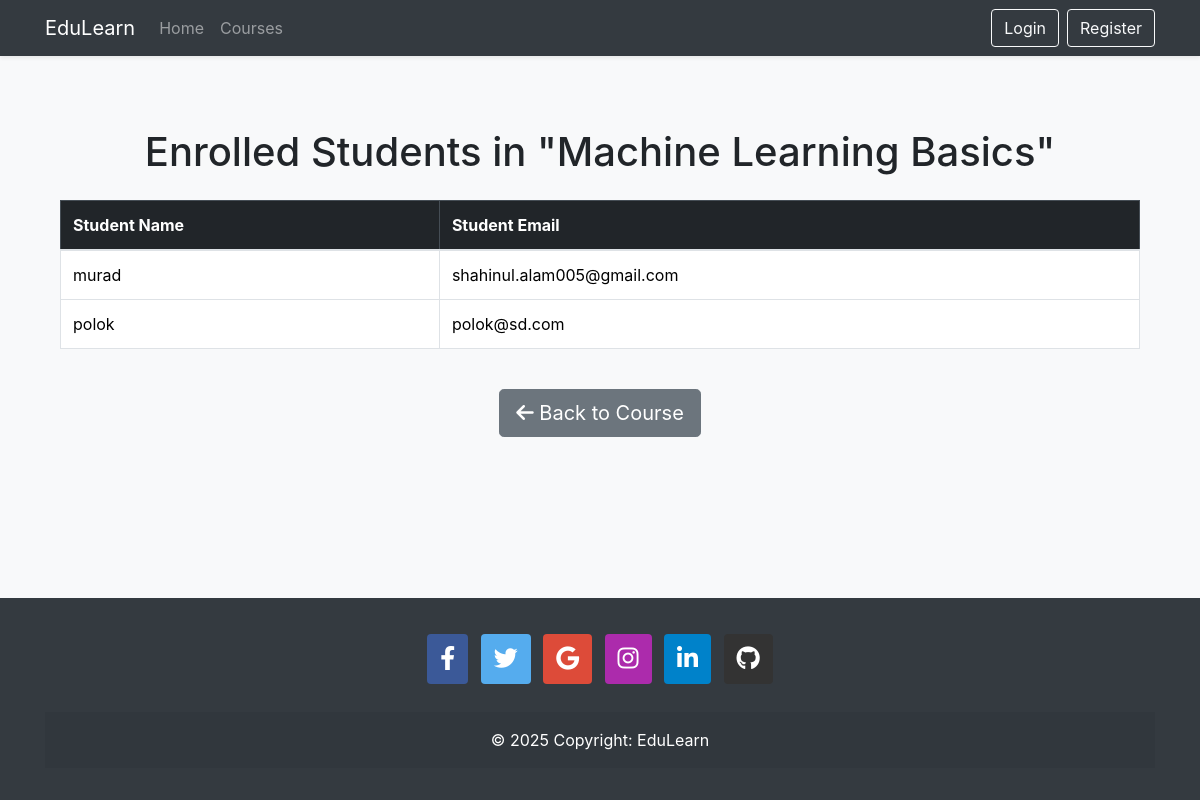
/course/4/enrolled/, run on the app's committed database.
### courses/models.py (models this page shows, shortened)
class Course(models.Model):
    title = models.CharField(max_length=200)
    description = models.TextField()
    duration = models.IntegerField(help_text="Duration in hours")
    thumbnail = models.ImageField(upload_to='course_thumbnails/', null=True, blank=True)
    created_at = models.DateTimeField(auto_now_add=True)

class Student(models.Model):
    user = models.OneToOneField(User, on_delete=models.CASCADE)
    name = models.CharField(max_length=200)
    email = models.EmailField(unique=True)
    enrolled_courses = models.ManyToManyField('Course', related_name='students', blank=True)
    completed_lessons = models.ManyToManyField('Lesson', related_name='completed_by', blank=True)

### courses/views.py (the view)
# urls.py: path("course/<int:course_id>/enrolled/",views.view_enrolled_students,name="view_enrolled_students",),
def view_enrolled_students(request, course_id):
    course = get_object_or_404(Course, id=course_id)
    enrolled_students = course.students.all()  # Accessing students through the related_name 'students'
    return render(request, 'courses/view_enrolled_students.html', {
        'course': course,
        'enrolled_students': enrolled_students
    })

### templates/courses/view_enrolled_students.html (shortened to what this page needs)
{% extends "base.html" %}
{% block content %}
<div class="container mt-5">
    <h1 class="text-center">Enrolled Students in "{{ course.title }}"</h1>
    <div class="table-responsive mt-4">
        <table class="table table-bordered table-hover">
            <thead class="table-dark">
                <tr>
                    <th scope="col">Student Name</th>
                    <th scope="col">Student Email</th>
                </tr>
            </thead>
            <tbody>
                {% for student in enrolled_students %}
                <tr>
                    <td>{{ student.name }}</td>
                    <td>{{ student.email }}</td>
                </tr>
                {% empty %}
                <tr>
                    <td colspan="2" class="text-center">No students enrolled yet.</td>
                </tr>
                {% endfor %}
            </tbody>
        </table>
    </div>
    <div class="mt-4 text-center">
        <a href="{% url 'course_detail' course.id %}" class="btn btn-secondary btn-lg">
            <i class="fas fa-arrow-left"></i> Back to Course
        </a>
    </div>
</div>
{% endblock %}

### data on the page
Course: title "Machine Learning Basics"
Student: name "murad", email "shahinul.alam005@gmail.com"
Student: name "polok", email "polok@sd.com"
